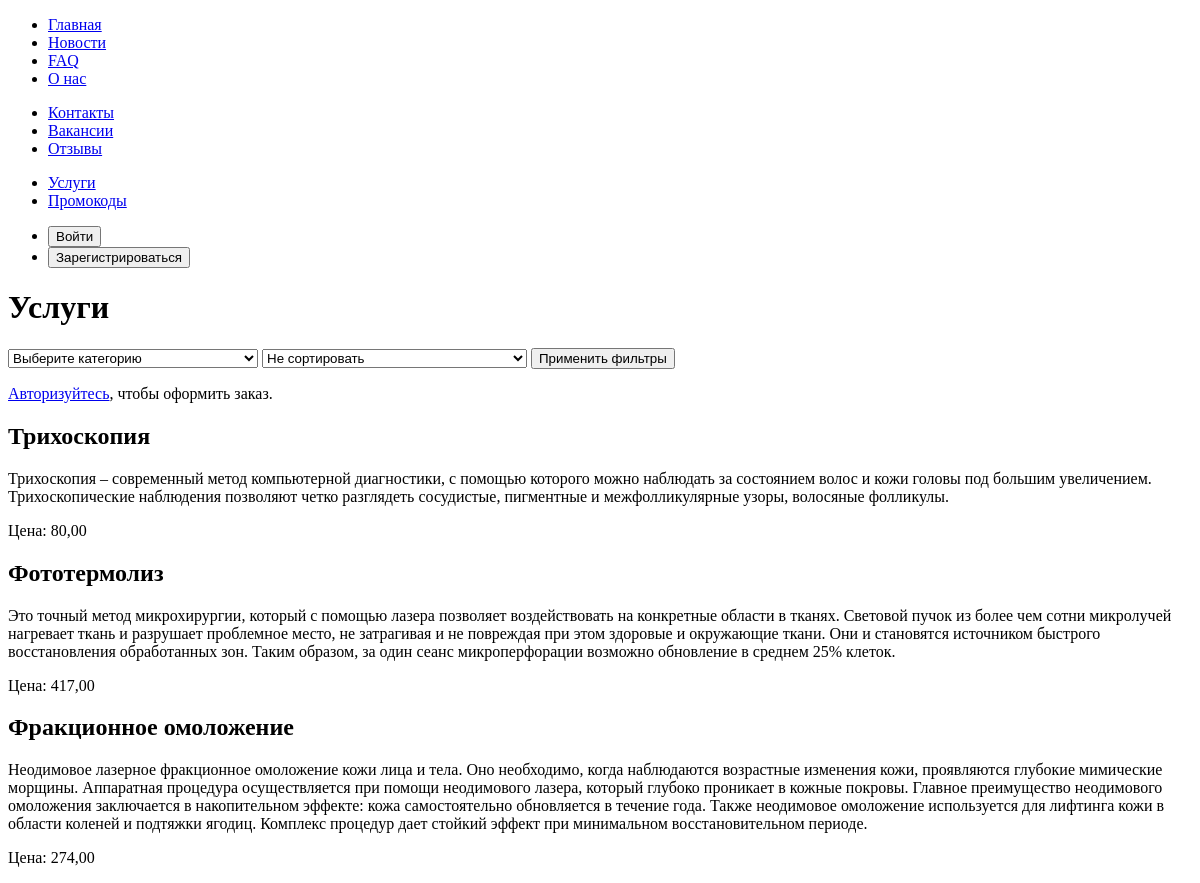
/clinic/services, run on an earlier commit of the app's database.
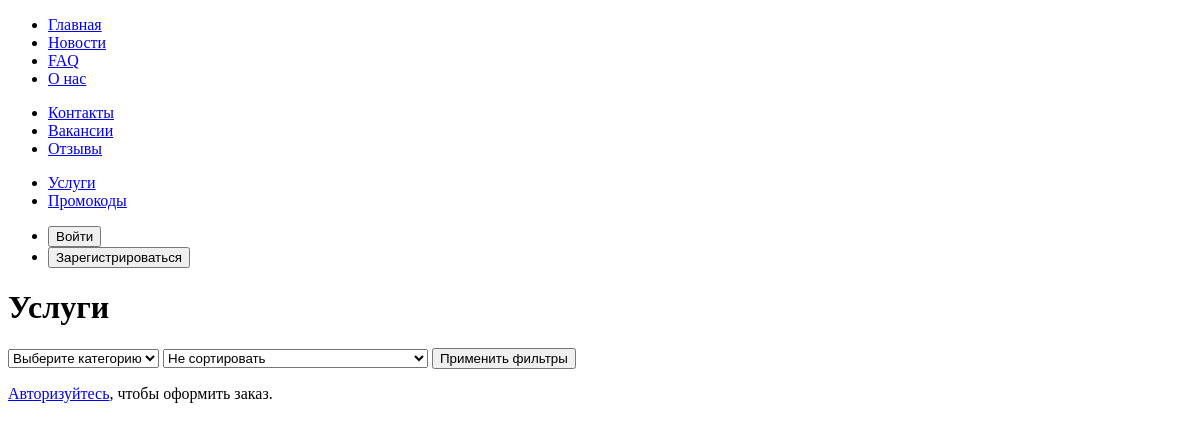
And on a later commit of the database.
### clinic/models.py (models this page shows, shortened)
class Services(models.Model):
    title = models.CharField('Название', max_length=70)
    description = models.TextField('Описание')
    service_specialization = models.ForeignKey(ServiceSpecializations, on_delete=models.CASCADE,
                                               verbose_name='Специализация услуги', related_name='services')
    price = models.DecimalField('Цена', max_digits=10, decimal_places=2)
    class Meta:
        verbose_name = 'Услуга'
        verbose_name_plural = 'Услуги'

### clinic/views.py (the view, shortened to what this page needs)
# urls.py: path('services', views.services_view, name='services'),
def services_view(request):
    services = Services.objects.order_by('-id')
    service_specializations = ServiceSpecializations.objects.filter(services__in=services).distinct()
    category = request.GET.get('category')
    if category:
        services = services.filter(service_specialization__service_category=category)
    sort = request.GET.get('sort')
    if sort == 'price_asc':
        services = services.order_by('price')
    elif sort == 'price_desc':
        services = services.order_by('-price')
    ordered_services = request.session.get('ordered_services', [])
    ordered_services_objects = Services.objects.filter(id__in=ordered_services)
    print(ordered_services_objects)
    return render(request, 'clinic/services.html', {
        'services': services,
        'service_specializations': service_specializations,
        'selected_category': category,
        'selected_sort': sort,
        'ordered_services': ordered_services_objects
    })

### clinic/templates/clinic/services.html (shortened to what this page needs)
{% extends 'main/layout.html' %}
{% block content %}
    <h1>Услуги</h1>
    <form action="{% url 'services' %}" method="get">
    <select name="category">
        <option value="">Выберите категорию</option>
    </select>
    <select name="sort">
        <option value="">Не сортировать</option>
    </select>
    <button type="submit">Применить фильтры</button>
    </form>
    {% if user.is_authenticated %}
        {% if user.client %}
            <form action="{% url 'ordering' %}" method="get">
                {% csrf_token %}
                <button type="submit">Оформить заказ</button>
            </form>
        {% else %}
            <p>Оформить заказ может только клиент.</p>
        {% endif %}
    {% else %}
        <p><a href="{% url 'to_login' %}">Авторизуйтесь</a>, чтобы оформить заказ.</p>
    {% endif %}
    {% for service in services %}
        <div class="service">
            <h2>{{ service.title }}</h2>
            <p>{{ service.description }}</p>
            <p>Цена: {{ service.price }}</p>
        </div>
    {% endfor %}
{% endblock %}

What changed in the data, as far as the page shows it:
removed Services: title "Трихоскопия", description "Трихоскопия – современный метод компьютерной диагностики, с помощью которого можно наблюдать за состоянием волос и кожи головы под большим увеличением. Трихоскопические наблюдения позволяют четко разглядеть сосудистые, пигментные и межфолликулярные узоры, волосяные фолликулы.", price "80,00"
removed Services: title "Фототермолиз", description "Это точный метод микрохирургии, который с помощью лазера позволяет воздействовать на конкретные области в тканях. Световой пучок из более чем сотни микролучей нагревает ткань и разрушает проблемное место, не затрагивая и не повреждая при этом здоровые и окружающие ткани. Они и становятся источником быстрого восстановления обработанных зон. Таким образом, за один сеанс микроперфорации возможно обновление в среднем 25% клеток.", price "417,00"
removed Services: title "Фракционное омоложение", description "Неодимовое лазерное фракционное омоложение кожи лица и тела. Оно необходимо, когда наблюдаются возрастные изменения кожи, проявляются глубокие мимические морщины. Аппаратная процедура осуществляется при помощи неодимового лазера, который глубоко проникает в кожные покровы. Главное преимущество неодимового омоложения заключается в накопительном эффекте: кожа самостоятельно обновляется в течение года. Также неодимовое омоложение используется для лифтинга кожи в области коленей и подтяжки ягодиц. Комплекс процедур дает стойкий эффект при минимальном восстановительном периоде.", price "274,00"
